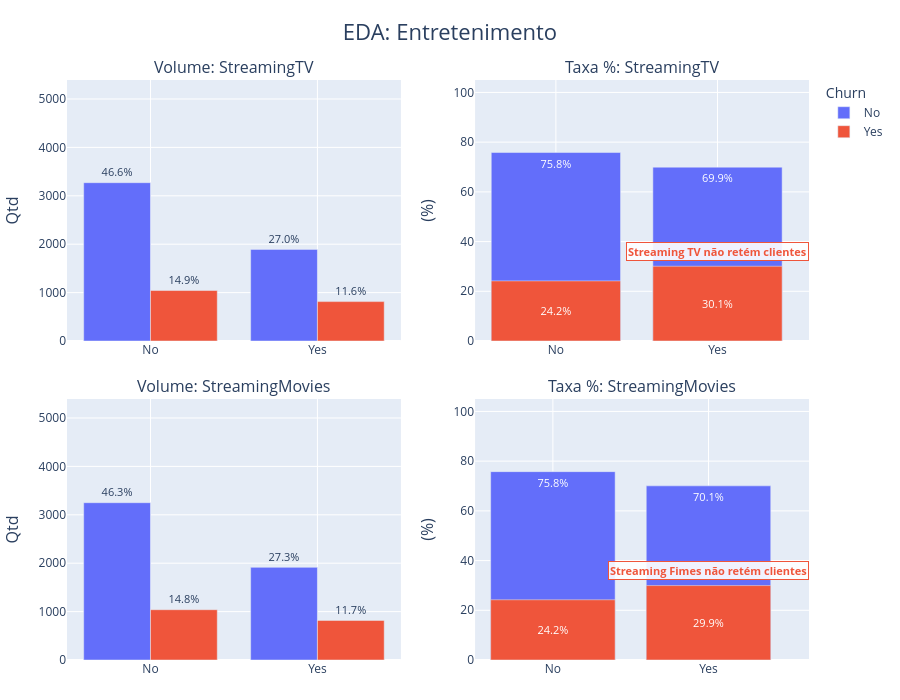

Notebook code cell kept with this figure:
### Markdown cell above
#### Análise Serviços Internet (Entretenimento)

### Code cell
import telecom_x_analytics as tax

fig = tax.plot_servicos_entret(df)
fig.show()

### Figure 1 — Plotly figure (JSON) as saved in the notebook; plotly's stock layout.template omitted (floating-point values rounded to 4 significant figures)
{"data": [{"cliponaxis": false, "marker": {"color": "#636EFA"}, "name": "No", "offsetgroup": "No", "showlegend": true, "text": ["46.6%", "27.0%"], "textposition": "outside", "type": "bar", "x": ["No", "Yes"], "xaxis": "x", "y": [3271, 1893], "yaxis": "y"}, {"hovertemplate": "Taxa: %{y:.1f}%<extra>No</extra>", "insidetextanchor": "end", "insidetextfont": {"color": "white", "size": 11}, "marker": {"color": "#636EFA"}, "name": "Churn No", "offsetgroup": "stack", "showlegend": false, "text": ["75.8%", "69.9%"], "textposition": "inside", "type": "bar", "x": ["No", "Yes"], "xaxis": "x2", "y": [75.82, 69.93], "yaxis": "y2"}, {"cliponaxis": false, "marker": {"color": "#EF553B"}, "name": "Yes", "offsetgroup": "Yes", "showlegend": true, "text": ["14.9%", "11.6%"], "textposition": "outside", "type": "bar", "x": ["No", "Yes"], "xaxis": "x", "y": [1043, 814], "yaxis": "y"}, {"hovertemplate": "Taxa: %{y:.1f}%<extra>Yes</extra>", "insidetextanchor": "middle", "insidetextfont": {"color": "white", "size": 11}, "marker": {"color": "#EF553B"}, "name": "Churn Yes", "offsetgroup": "stack", "showlegend": false, "text": ["24.2%", "30.1%"], "textposition": "inside", "type": "bar", "x": ["No", "Yes"], "xaxis": "x2", "y": [24.18, 30.07], "yaxis": "y2"}, {"cliponaxis": false, "marker": {"color": "#636EFA"}, "name": "No", "offsetgroup": "No", "showlegend": false, "text": ["46.3%", "27.3%"], "textposition": "outside", "type": "bar", "x": ["No", "Yes"], "xaxis": "x3", "y": [3250, 1914], "yaxis": "y3"}, {"hovertemplate": "Taxa: %{y:.1f}%<extra>No</extra>", "insidetextanchor": "end", "insidetextfont": {"color": "white", "size": 11}, "marker": {"color": "#636EFA"}, "name": "Churn No", "offsetgroup": "stack", "showlegend": false, "text": ["75.8%", "70.1%"], "textposition": "inside", "type": "bar", "x": ["No", "Yes"], "xaxis": "x4", "y": [75.78, 70.06], "yaxis": "y4"}, {"cliponaxis": false, "marker": {"color": "#EF553B"}, "name": "Yes", "offsetgroup": "Yes", "showlegend": false, "text": ["14.8%", "11.7%"], "textposition": "outside", "type": "bar", "x": ["No", "Yes"], "xaxis": "x3", "y": [1039, 818], "yaxis": "y3"}, {"hovertemplate": "Taxa: %{y:.1f}%<extra>Yes</extra>", "insidetextanchor": "middle", "insidetextfont": {"color": "white", "size": 11}, "marker": {"color": "#EF553B"}, "name": "Churn Yes", "offsetgroup": "stack", "showlegend": false, "text": ["24.2%", "29.9%"], "textposition": "inside", "type": "bar", "x": ["No", "Yes"], "xaxis": "x4", "y": [24.22, 29.94], "yaxis": "y4"}], "layout": {"annotations": [{"font": {"size": 16}, "showarrow": false, "text": "Volume: StreamingTV", "x": 0.225, "xanchor": "center", "xref": "paper", "y": 1, "yanchor": "bottom", "yref": "paper"}, {"font": {"size": 16}, "showarrow": false, "text": "Taxa %: StreamingTV", "x": 0.775, "xanchor": "center", "xref": "paper", "y": 1, "yanchor": "bottom", "yref": "paper"}, {"font": {"size": 16}, "showarrow": false, "text": "Volume: StreamingMovies", "x": 0.225, "xanchor": "center", "xref": "paper", "y": 0.45, "yanchor": "bottom", "yref": "paper"}, {"font": {"size": 16}, "showarrow": false, "text": "Taxa %: StreamingMovies", "x": 0.775, "xanchor": "center", "xref": "paper", "y": 0.45, "yanchor": "bottom", "yref": "paper"}, {"bgcolor": "rgba(255, 255, 255, 0.9)", "bordercolor": "#EF553B", "borderwidth": 1, "font": {"color": "#EF553B", "size": 11}, "showarrow": false, "text": "<b>Streaming TV não retém clientes</b>", "x": "Yes", "xref": "x2", "y": 30.1, "yref": "y2", "yshift": 15}, {"bgcolor": "rgba(255, 255, 255, 0.9)", "bordercolor": "#EF553B", "borderwidth": 1, "font": {"color": "#EF553B", "size": 11}, "showarrow": false, "text": "<b>Streaming Fimes não retém clientes</b>", "x": "Yes", "xref": "x4", "y": 30.1, "yref": "y4", "yshift": 15}], "barmode": "group", "height": 700, "hoverlabel": {"font": {"color": "white"}}, "legend": {"title": {"text": "Churn"}}, "margin": {"b": 40, "l": 30, "r": 30, "t": 80}, "paper_bgcolor": "white", "plot_bgcolor": "#E5ECF6", "title": {"font": {"size": 22}, "text": "EDA: Entretenimento", "x": 0.5}, "uniformtext": {"minsize": 9, "mode": "show"}, "width": 900, "xaxis": {"anchor": "y", "domain": [0, 0.45], "gridcolor": "white"}, "xaxis2": {"anchor": "y2", "domain": [0.55, 1], "gridcolor": "white"}, "xaxis3": {"anchor": "y3", "domain": [0, 0.45], "gridcolor": "white"}, "xaxis4": {"anchor": "y4", "domain": [0.55, 1], "gridcolor": "white"}, "yaxis": {"anchor": "x", "domain": [0.55, 1], "gridcolor": "white", "range": [0, 5392.0], "title": {"font": {"size": 16}, "text": "Qtd"}}, "yaxis2": {"anchor": "x2", "domain": [0.55, 1], "gridcolor": "white", "range": [0, 105], "title": {"font": {"size": 16}, "text": "(%)"}}, "yaxis3": {"anchor": "x3", "domain": [0, 0.45], "gridcolor": "white", "range": [0, 5392.0], "title": {"font": {"size": 16}, "text": "Qtd"}}, "yaxis4": {"anchor": "x4", "domain": [0, 0.45], "gridcolor": "white", "range": [0, 105], "title": {"font": {"size": 16}, "text": "(%)"}}}}
